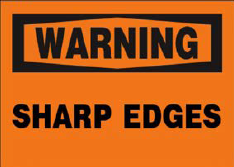
#> input picture img/01.png, 234 x 167 px, found by its file name
$ python 1.py
#> lines starting #> are read from the running program, lines starting #| are printed output that depends on the picture
import cv2
import numpy as np
import matplotlib.pyplot as plt

# Read the image from the local directory
img = cv2.imread(r'img\01.png')
#> img is the input picture: shape (167, 234, 3); mean B, G, R 25, 90, 180.3

# Convert BGR image to RGB for correct display with matplotlib
img_rgb = cv2.cvtColor(img, cv2.COLOR_BGR2RGB)

# Define filters (kernels)
kernel_identity = np.array([[0, 0, 0], [0, 1, 0], [0, 0, 0]])
kernel_3x3 = np.ones((3, 3), np.float32) / 9.0
kernel_5x5 = np.ones((5, 5), np.float32) / 25.0

# Apply filters using cv2.filter2D
output_identity = cv2.filter2D(img, -1, kernel_identity)
output_3x3 = cv2.filter2D(img, -1, kernel_3x3)
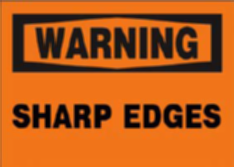
#> output_3x3: shape (167, 234, 3); mean B, G, R 25.1, 90.2, 180.6
output_5x5 = cv2.filter2D(img, -1, kernel_5x5)
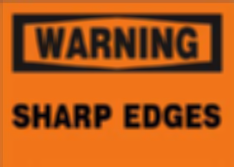
#> output_5x5: shape (167, 234, 3); mean B, G, R 25.1, 90.2, 180.7

# Convert filtered images to RGB for matplotlib
output_identity_rgb = cv2.cvtColor(output_identity, cv2.COLOR_BGR2RGB)
output_3x3_rgb = cv2.cvtColor(output_3x3, cv2.COLOR_BGR2RGB)
output_5x5_rgb = cv2.cvtColor(output_5x5, cv2.COLOR_BGR2RGB)

# Display the original and filtered images using matplotlib
titles = ['Original', 'Identity Filter', '3x3 Filter', '5x5 Filter']
images = [img_rgb, output_identity_rgb, output_3x3_rgb, output_5x5_rgb]

plt.figure(figsize=(12, 6))
for i in range(4):
    plt.subplot(1, 4, i + 1)
    plt.imshow(images[i])
    plt.title(titles[i])
    plt.axis('off')

plt.tight_layout()
plt.show()
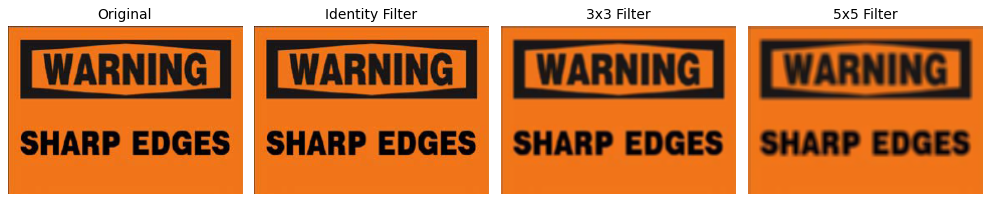
#> figure drawn by matplotlib, 4 panels

$ run again, with img/03_train.png copied over img/01.png
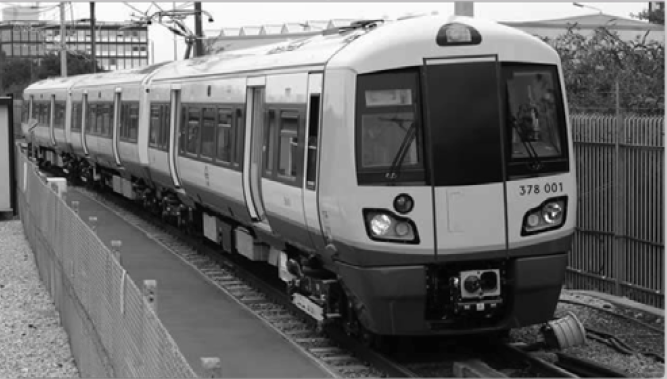
#> input picture img/03_train.png, 667 x 379 px, found by its file name
#> img is the input picture: shape (379, 667, 3); mean B, G, R 104.6, 104.6, 104.6
#> `output_5x5 = cv2.filter2D(img, -1, kernel_5x5)`:
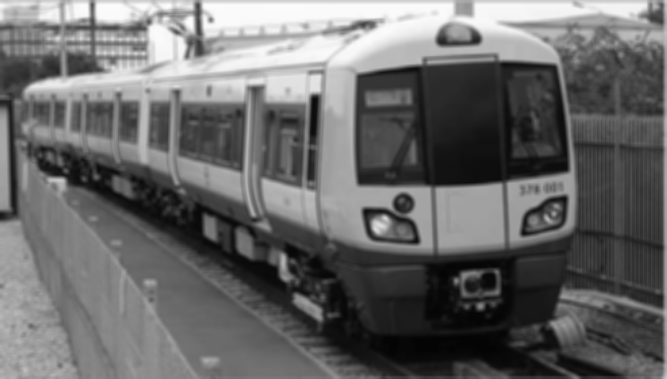
#> output_5x5: shape (379, 667, 3); mean B, G, R 104.6, 104.6, 104.6
#> `plt.show()`:
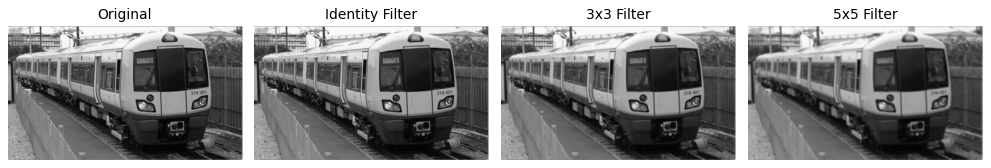
#> figure drawn by matplotlib, 4 panels
